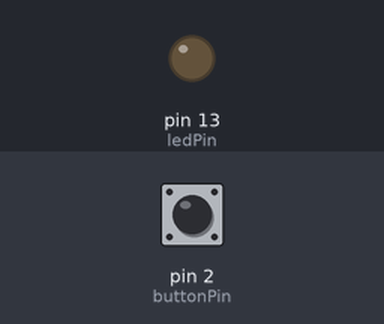
Recording of a sketch running on a simulated Arduino Uno, built with avr-gcc and run on an emulated ATmega328P. Parts: output pins drawn as LEDs (lit = HIGH). Inputs (shaded band) come from the test bench; at power-on: pin 2 (buttonPin) HIGH.

Above: at 1.2 s.
1.3 s: pin 2 (buttonPin) pulled LOW for 0.15 s
At 2.4 s:
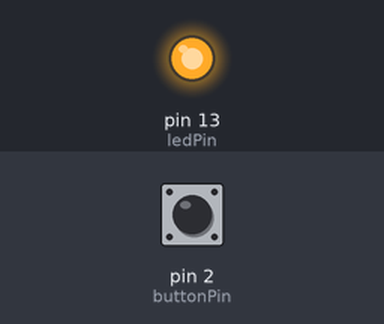
Timing chart, 0 to 4.3 s (numbered marks = the images above; inputs shaded):
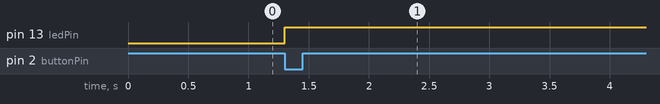

The sketch:

toggleSwitch.ino
```cpp
//pin definitions
int ledPin = 13;
int buttonPin = 2;

//global variable
int toggleState;
int lastButtonState = 1;
long unsigned int lastPress;//LONG DOUBLES THE SIZE
int debounceTime = 20;


void setup() {
  // set pin modes
  pinMode(ledPin,OUTPUT);
  pinMode(buttonPin ,INPUT_PULLUP);

}

void loop() {
  // put your main code here :- read the state of buttonPin as [0 or 1 ]
  int buttonState = digitalRead(buttonPin);

/*millis record the time since program initiated --
//debouncing
//solving the bouncing
//mechanical object has inertia
//bouncing when switch pressed
//in using as toggle switch happening very quickly
//so it will register it the bounce
// so its a noise

//last press initalise at 0
*/

  if((millis() - lastPress) > debounceTime)
  {
      lastPress =millis();//update lastPress

      if (buttonState == 0 && lastButtonState ==1)//if button is pressed and was released last change
      {
        toggleState =! toggleState; //toggle the LED STATE
        digitalWrite(ledPin, toggleState);
        lastButtonState = 0; //record the last button state
      }

      if(buttonState ==1 && lastButtonState ==0) // if button is not pressed, and was presed last change
      {
        lastButtonState ==1; // record the lastButtonState
      }

  }

}
```

Measured:
- after the input at 1.3 s, pin 13 (ledPin): LOW → HIGH at once
